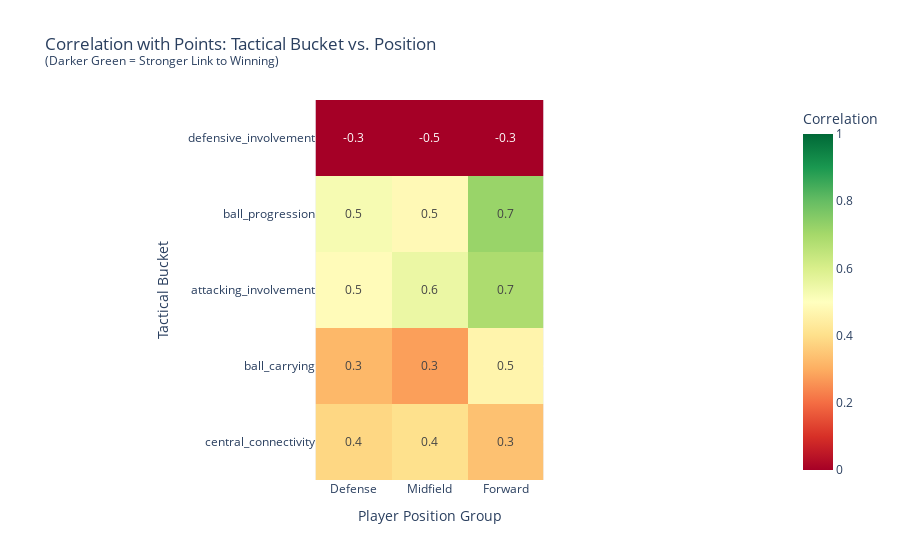

Write notebook code for a chart like this one.
### Code cell
fig = px.imshow(
    heatmap_df,
    text_auto=".1f",                # Equivalent to annot=True and fmt=".2f"
    color_continuous_scale='RdYlGn', # Matches your cmap='RdYlGn'
    range_color=[0, 1],              # Equivalent to vmin=0, vmax=1
    labels=dict(x="Player Position Group", y="Tactical Bucket", color="Correlation"),
    title='Correlation with Points: Tactical Bucket vs. Position<br><sup>(Darker Green = Stronger Link to Winning)</sup>'
)
fig.show()

### Figure 1 — Plotly figure (JSON) as saved in the notebook; plotly's stock layout.template omitted (floating-point values rounded to 4 significant figures)
{"data": [{"coloraxis": "coloraxis", "hovertemplate": "Player Position Group: %{x}<br>Tactical Bucket: %{y}<br>Correlation: %{z}<extra></extra>", "name": "0", "texttemplate": "%{z:.1f}", "type": "heatmap", "x": ["Defense", "Midfield", "Forward"], "xaxis": "x", "y": ["defensive_involvement", "ball_progression", "attacking_involvement", "ball_carrying", "central_connectivity"], "yaxis": "y", "z": [[-0.2823, -0.5121, -0.2658], [0.5246, 0.4822, 0.7196], [0.4881, 0.5527, 0.686], [0.3201, 0.2775, 0.4635], [0.3819, 0.404, 0.3383]]}], "layout": {"coloraxis": {"cmax": 1, "cmin": 0, "colorbar": {"title": {"text": "Correlation"}}, "colorscale": [[0, "rgb(165,0,38)"], [0.1, "rgb(215,48,39)"], [0.2, "rgb(244,109,67)"], [0.3, "rgb(253,174,97)"], [0.4, "rgb(254,224,139)"], [0.5, "rgb(255,255,191)"], [0.6, "rgb(217,239,139)"], [0.7, "rgb(166,217,106)"], [0.8, "rgb(102,189,99)"], [0.9, "rgb(26,152,80)"], [1, "rgb(0,104,55)"]]}, "title": {"text": "Correlation with Points: Tactical Bucket vs. Position<br><sup>(Darker Green = Stronger Link to Winning)</sup>"}, "xaxis": {"anchor": "y", "constrain": "domain", "domain": [0, 1], "scaleanchor": "y", "title": {"text": "Player Position Group"}}, "yaxis": {"anchor": "x", "autorange": "reversed", "constrain": "domain", "domain": [0, 1], "title": {"text": "Tactical Bucket"}}}}
